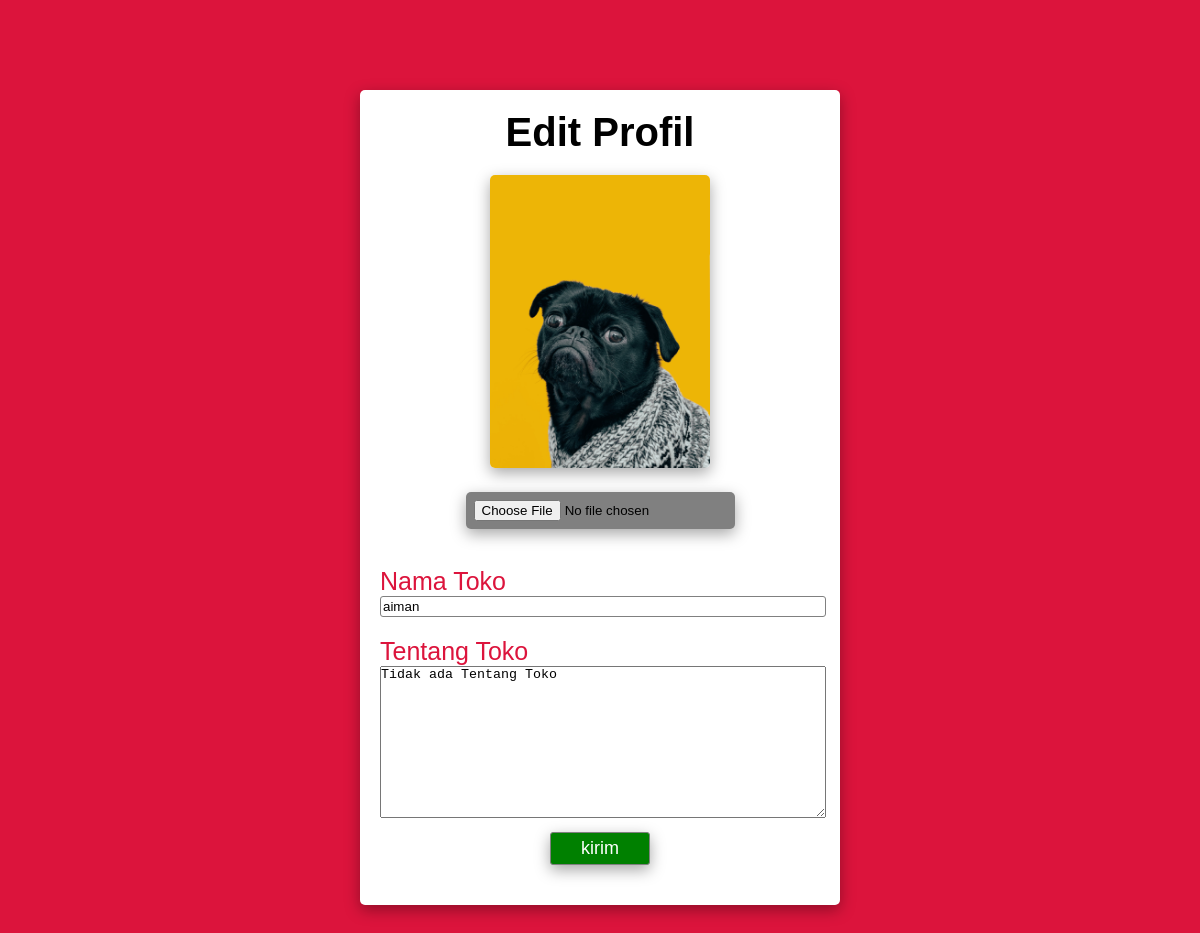
/editProfil.php (signed in), run on the app's committed database.
### tables this page shows
CREATE TABLE `user` (
  `id` varchar(50) NOT NULL,
  `nama` varchar(50) DEFAULT NULL,
  `password` varchar(255) DEFAULT NULL,
  `dompet` int(11) NOT NULL,
  `img` varchar(50) NOT NULL,
  `tentangToko` varchar(255) NOT NULL,
  `namaToko` varchar(50) NOT NULL
);

### fungsi.php (called while the page is built, shortened)
<?php
$conn = mysqli_connect('localhost','root','','shop');
function ambil($query){
    global $conn;
    $result = mysqli_query($conn,$query);
    $rows = [];
    while($row = mysqli_fetch_assoc($result) ){
        $rows[] = $row;
    }
    return $rows;
}
?>

### editProfil.php (the view, shortened to what this page needs)
<?php
require 'fungsi.php';
$idUser = $_SESSION["user"];
$user = ambil("SELECT * FROM user WHERE id = '$idUser' ")[0];
?>
<!DOCTYPE html>
<html lang="en">
<head>
    <link rel="stylesheet" href="css/ganti.css">
</head>
<body class="Profil">
    <div class="containerProfil">
        <h1>Edit Profil</h1>
        <form action="" method="post" enctype="multipart/form-data">
        <div class="mid">
            <img src="img/<?= $user["img"] ?>" alt="gambar"><br>
            <input type="file" name="gambar" id="gambar"><br><br>
        </div>
        <label for="nama">Nama Toko</label><br>
        <input type="text" name="namaToko" id="nama" value='<?= $user["namaToko"] ?>' require autocomplete="off">
        <label for="keterangan">Tentang Toko</label><br>
        <textarea name="tentangToko" id="keterangan"><?= $user["tentangToko"] ?></textarea>
        <div class="mid">
            <input type="submit" value="kirim" name="kirim" class="kirim">
        </div>
        </form>
    </div>
</body>
</html>

### css/ganti.css (style rules this page uses)
* { margin: 0; padding: 0; }
body { background-color: blue; font-family: sans-serif; }
body.Profil { background-color:crimson; font-family: sans-serif; }
img { width: 50%; margin: 20px auto; border-radius: 5px; box-shadow: rgba(0, 0, 0, 0.35) 0px 5px 15px; }
.containerProfil { width: 40%; margin: 90px auto; padding: 20px; box-sizing: border-box; border-radius: 5px; background-color: white; box-shadow: rgba(0, 0, 0, 0.35) 0px 5px 15px; }
.containerProfil h1 { font-size: 40px; text-align: center; }
.containerProfil #gambar { background-color: grey; border-radius: 5px; box-shadow: rgba(0, 0, 0, 0.35) 0px 5px 15px; padding: 8px; }
.containerProfil .mid { text-align: center; margin-bottom: 20px; }
.containerProfil label { font-size: 25px; margin-top: 50px; color: crimson; }
.containerProfil input[type="text"] { outline: none; width: 100%; margin-bottom: 20px; padding: 2px; border-radius: 3px; border: 1px solid gray; }
.containerProfil textarea { width: 101%; height: 150px; }
.containerProfil .kirim { background-color: green; border-radius: 3px; border: 1px solid grey; box-shadow: rgba(0, 0, 0, 0.35) 0px 5px 15px; margin-top: 10px; padding: 5px 30px; font-size: 18px; color: white; }

### data on the page
user: img (picture), namaToko "aiman", tentangToko "Tidak ada Tentang Toko"
